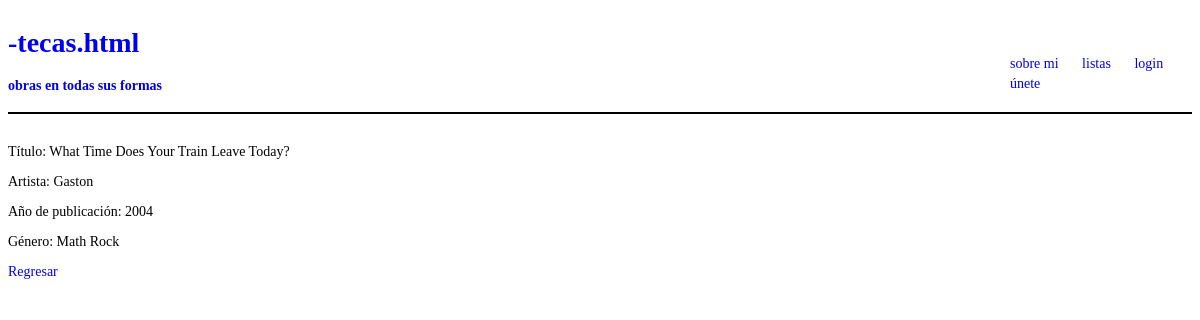
The page /app_a/detalle_album/2 on the database its author committed.
### app_a/models.py (models this page shows, shortened)
class Album(models.Model):
    titulo = models.CharField(max_length=100)
    anio = models.IntegerField()
    autor = models.CharField(max_length=100)
    genero = models.CharField(max_length=50)

### app_a/views.py (the view)
# urls.py: path('detalle_album/<int:pk>', views.AlbumDetailView.as_view(), name='detalle_album'),
class AlbumDetailView(DetailView):
    model = Album
    template_name = 'album/detalle_album.html'

### app_a/templates/album/detalle_album.html (shortened to what this page needs)
{% extends 'tem/base.html' %}
{% block body %}
    <p>Título: {{album.titulo}}</p>
    <p>Artista: {{album.autor}}</p>
    <p>Año de publicación: {{album.anio}}</p>
    <p>Género: {{album.genero}}</p>
    <p>
        <a href={% url 'lista_album' %}>Regresar</a>
    </p>
{% endblock %}

### app_a/static/stc/base.css (style rules this page uses)
body { font-size: .875rem; font-family: Verdana; }
a { text-decoration: none; }

### rows shown on the page
Album: titulo "What Time Does Your Train Leave Today?", autor "Gaston", anio "2004", genero "Math Rock"
